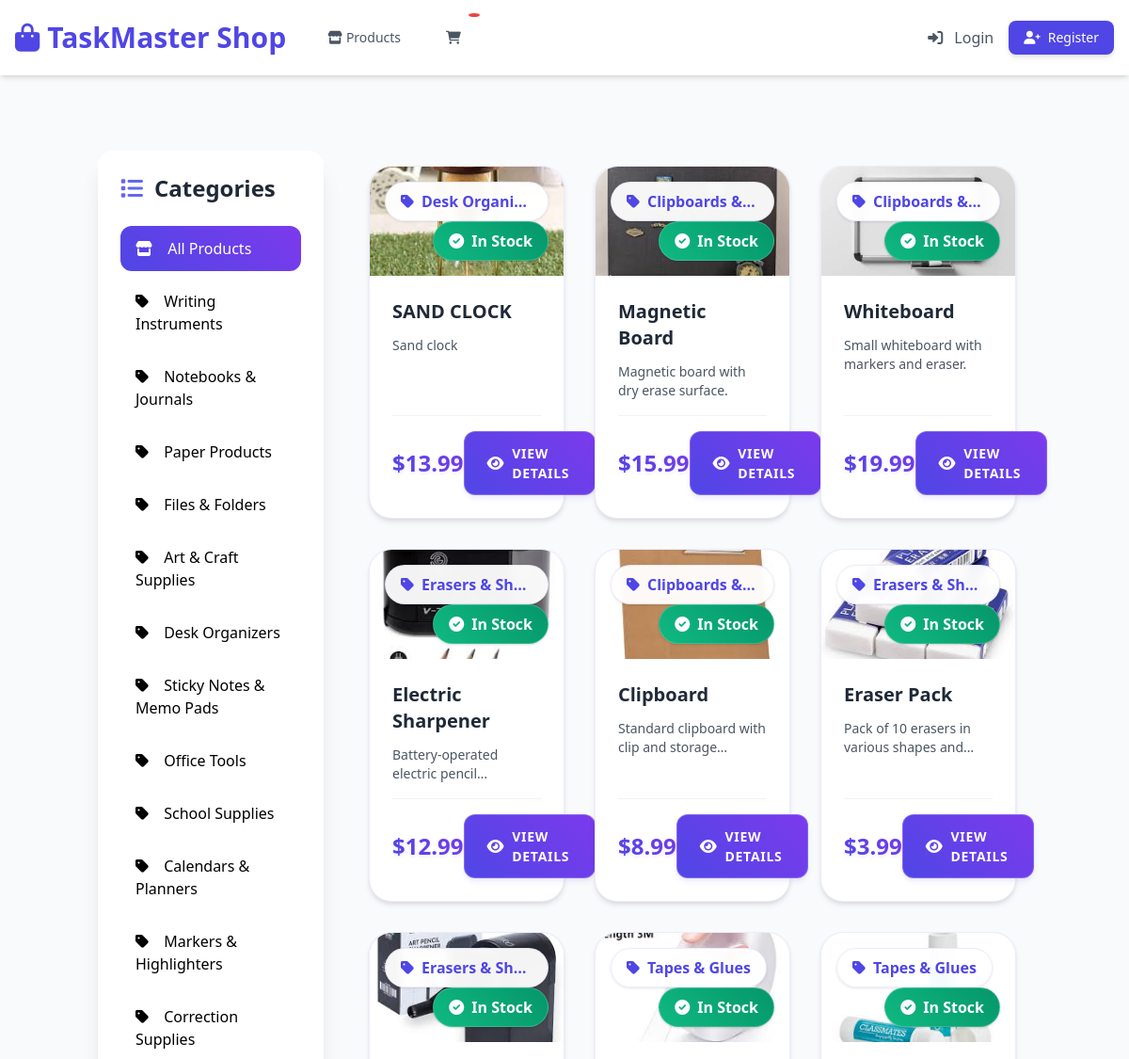
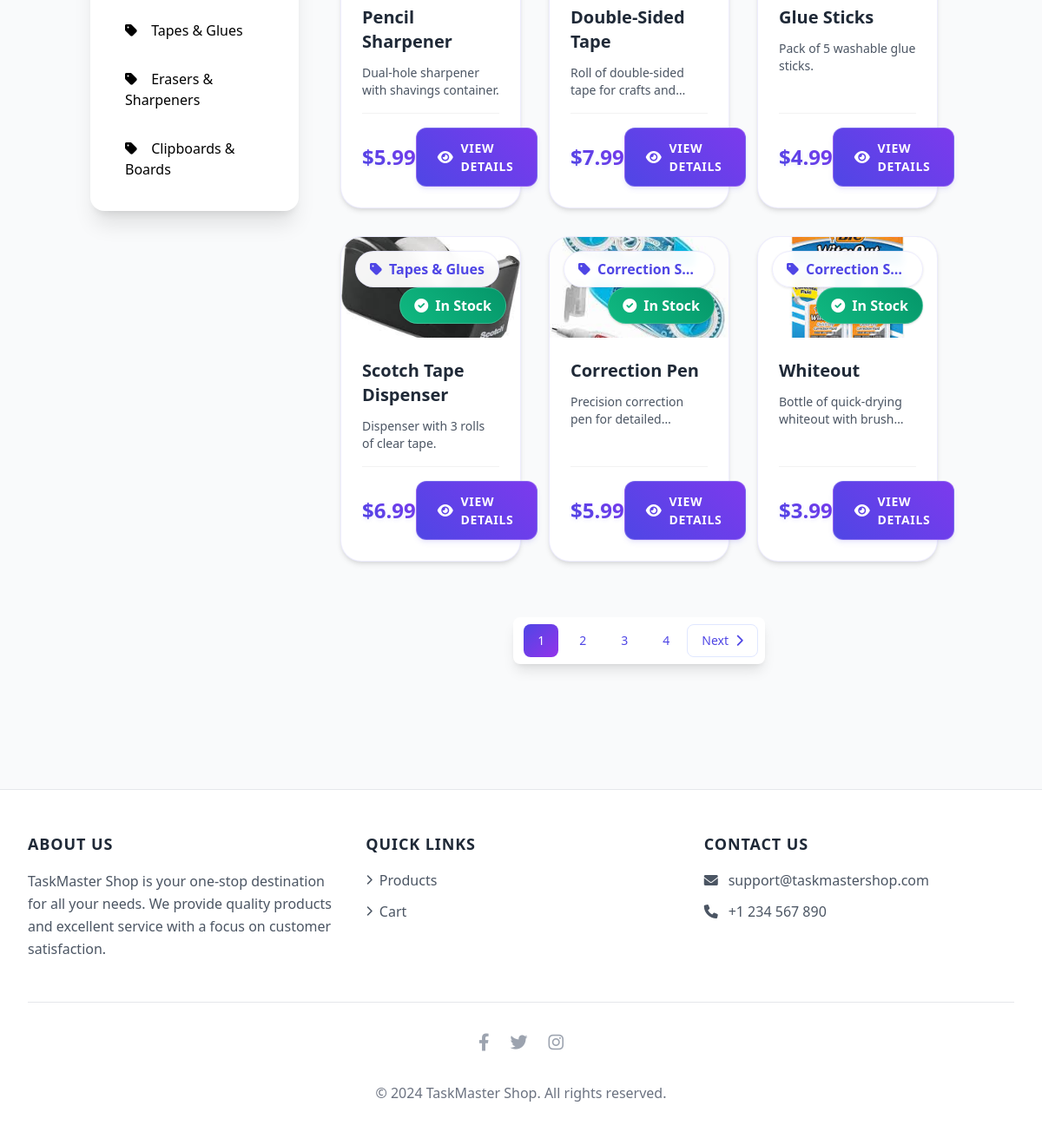
The app's page /shop/ with its own data (2 pictures, top to bottom).
### shop/models.py (models this page shows, shortened)
class Category(models.Model):
    name = models.CharField(max_length=100)
    slug = models.SlugField(unique=True)
    description = models.TextField(blank=True)
    is_active = models.BooleanField(default=True)
    created_at = models.DateTimeField(auto_now_add=True)
    updated_at = models.DateTimeField(auto_now=True)
    class Meta:
        verbose_name_plural = 'Categories'
    def get_absolute_url(self):
        return reverse('shop:product_list_by_category', args=[self.slug])

class Product(models.Model):
    name = models.CharField(max_length=100)
    slug = models.SlugField(unique=True)
    category = models.ForeignKey(Category, on_delete=models.CASCADE, related_name='products')
    description = models.TextField(blank=True)
    price = models.DecimalField(max_digits=10, decimal_places=2)
    image = models.ImageField(upload_to='products/', blank=True)
    stock = models.PositiveIntegerField(default=0)
    is_active = models.BooleanField(default=True)
    created_at = models.DateTimeField(auto_now_add=True)
    updated_at = models.DateTimeField(auto_now=True)
    class Meta:
        ordering = ['-created_at']
    def get_absolute_url(self):
        return reverse('shop:product_detail', args=[self.slug])

### shop/views.py (the view)
# urls.py: path('', views.ProductListView.as_view(), name='product_list'),
class ProductListView(ListView):
    model = Product
    template_name = 'shop/product_list.html'
    context_object_name = 'products'
    paginate_by = 12
    def get_queryset(self):
        queryset = Product.objects.filter(is_active=True)
        category_slug = self.kwargs.get('category_slug')
        if category_slug:
            self.category = get_object_or_404(Category, slug=category_slug)
            queryset = queryset.filter(category=self.category)
        else:
            self.category = None
        return queryset
    def get_context_data(self, **kwargs):
        context = super().get_context_data(**kwargs)
        context['categories'] = Category.objects.all()
        context['category'] = self.category
        return context

### shop/templates/shop/product_list.html (shortened to what this page needs)
{% extends "shop/shop_base.html" %}
{% load static %}
{% block shop_content %}
<div class="grid grid-cols-1 sm:grid-cols-2 lg:grid-cols-3 gap-8 p-4 max-w-7xl mx-auto">
    {% for product in products %}
    <div class="product-card group">
        <div class="product-image-container">
            <span class="category-badge" title="{{ product.category.name }}">
                <i class="fas fa-tag mr-2"></i>{{ product.category.name }}
            </span>
            {% if product.stock > 0 %}
            <span class="stock-badge in-stock">
                <i class="fas fa-check-circle mr-2"></i>In Stock
            </span>
            {% else %}
            <span class="stock-badge out-of-stock">
                <i class="fas fa-times-circle mr-2"></i>Out of Stock
            </span>
            {% endif %}
        </div>
        <div class="product-content">
            <h3 class="text-xl font-bold text-gray-800 mb-3 group-hover:text-indigo-600 transition-colors">
                {{ product.name }}
            </h3>
            <p class="text-gray-600 text-sm mb-4 line-clamp-2">{{ product.description|truncatewords:20 }}</p>
            <div class="product-footer">
                <div class="flex justify-between items-center">
                    <span class="text-2xl font-bold price-tag">${{ product.price }}</span>
                    <a href="{{ product.get_absolute_url }}"
                       class="view-details-btn text-white font-medium">
                        <i class="fas fa-eye"></i>View Details
                    </a>
                </div>
            </div>
        </div>
    </div>
    {% endfor %}
</div>
{% if is_paginated %}
<div class="mt-12 flex justify-center">
    <nav class="relative z-0 inline-flex rounded-lg shadow-lg bg-white p-2" aria-label="Pagination">
        {% for num in page_obj.paginator.page_range %}
        <a href="?page={{ num }}"
           class="pagination-btn relative inline-flex items-center px-4 py-2 mx-1 rounded-lg text-sm font-medium
                  {% if page_obj.number == num %}bg-gradient-to-br from-indigo-600 to-purple-600 text-white
                  {% else %}text-indigo-600 hover:bg-indigo-50{% endif %}">
            {{ num }}
        </a>
        {% endfor %}
        {% if page_obj.has_next %}
        <a href="?page={{ page_obj.next_page_number }}"
           class="pagination-btn relative inline-flex items-center px-4 py-2 rounded-lg border border-indigo-100 text-sm font-medium text-indigo-600 hover:bg-indigo-50">
            Next <i class="fas fa-chevron-right ml-2"></i>
        </a>
        {% endif %}
    </nav>
</div>
{% endif %}
{% endblock %}

### shop/templates/shop/shop_base.html (shortened to what this page needs)
{% extends "base.html" %}
{% load static %}
{% block content %}
<div class="container mx-auto px-4 py-12">
    <div class="flex flex-col md:flex-row space-y-8 md:space-y-0 md:space-x-8">
        <div class="w-full md:w-1/4">
            <div class="sidebar-card bg-white rounded-2xl shadow-xl p-6 sticky top-8">
                <h2 class="text-2xl font-bold mb-6 text-gray-800 flex items-center">
                    <i class="fas fa-list mr-3 text-indigo-500"></i>
                    Categories
                </h2>
                <ul class="space-y-2">
                    <li>
                        <a href="{% url 'shop:product_list' %}"
                           class="category-link block py-3 px-4 rounded-xl hover:bg-indigo-50 {% if not category %}active{% endif %}">
                            <i class="fas fa-store mr-3"></i>
                            All Products
                        </a>
                    </li>
                    {% for c in categories %}
                    <li>
                        <a href="{{ c.get_absolute_url }}"
                           class="category-link block py-3 px-4 rounded-xl hover:bg-indigo-50 {% if category.slug == c.slug %}active{% endif %}">
                            <i class="fas fa-tag mr-3"></i>
                            {{ c.name }}
                        </a>
                    </li>
                    {% endfor %}
                </ul>
            </div>
        </div>
        <div class="w-full md:w-3/4">
            {% block shop_content %}
            {% endblock %}
        </div>
    </div>
</div>
{% endblock %}

### shop/templates/shop/shop_base.html (style rules this page uses)
.category-link { transition: all 0.3s ease; }
.category-link.active { background: linear-gradient(45deg, #4f46e5, #7c3aed); color: white; }
.sidebar-card { transition: all 0.3s ease; }

### shop/templates/shop/product_list.html (style rules this page uses)
.product-card { transition: all 0.3s cubic-bezier(0.4, 0, 0.2, 1); transform: translateY(0); background: white; border-radius: 1.5rem; box-shadow: 0 4px 6px -1px rgba(0, 0, 0, 0.1), 0 2px 4px -1px rgba(0, 0, 0, 0.06); width: 100%; max-width: 420px; margin: 0 auto; display: flex; flex-direction: column; border: 1px solid rgba(79, 70, 229, 0.1); }
.product-image-container { position: relative; overflow: hidden; border-radius: 1.5rem 1.5rem 0 0; width: 100%; aspect-ratio: 16/9; background: linear-gradient(45deg, #f3f4f6, #e5e7eb); }
.price-tag { background: linear-gradient(45deg, #4f46e5, #7c3aed); -webkit-background-clip: text; -webkit-text-fill-color: transparent; text-shadow: 0 2px 4px rgba(79, 70, 229, 0.1); font-weight: 700; }
.view-details-btn { background: linear-gradient(45deg, #4f46e5, #7c3aed); transition: all 0.3s cubic-bezier(0.4, 0, 0.2, 1); box-shadow: 0 4px 6px -1px rgba(79, 70, 229, 0.1), 0 2px 4px -1px rgba(79, 70, 229, 0.06); display: inline-flex; align-items: center; justify-content: center; padding: 0.75rem 1.5rem; border-radius: 0.75rem; font-weight: 600; text-transform: uppercase; letter-spacing: 0.05em; font-size: 0.875rem; min-width: 140px; border: 1px solid rgba(255, 255, 255, 0.2); }
.view-details-btn i { margin-right: 0.5rem; font-size: 1rem; }
.stock-badge { position: absolute; bottom: 1rem; right: 1rem; padding: 0.5rem 1rem; border-radius: 9999px; font-weight: 600; box-shadow: 0 1px 3px 0 rgba(0, 0, 0, 0.1), 0 1px 2px 0 rgba(0, 0, 0, 0.06); z-index: 10; border: 1px solid rgba(255, 255, 255, 0.2); }
.in-stock { background: linear-gradient(45deg, #10b981, #059669); color: white; }
.category-badge { position: absolute; top: 1rem; left: 1rem; padding: 0.5rem 1rem; border-radius: 9999px; background: rgba(255, 255, 255, 0.95); -webkit-backdrop-filter: blur(4px); backdrop-filter: blur(4px); font-weight: 600; color: #4f46e5; box-shadow: 0 1px 3px 0 rgba(0, 0, 0, 0.1); z-index: 10; max-width: calc(100% - 2rem); white-space: nowrap; overflow: hidden; text-overflow: ellipsis; border: 1px solid rgba(79, 70, 229, 0.1); }
.pagination-btn { transition: all 0.3s cubic-bezier(0.4, 0, 0.2, 1); }
.product-content { flex: 1; display: flex; flex-direction: column; padding: 1.5rem; }
.product-footer { margin-top: auto; padding-top: 1rem; border-top: 1px solid rgba(0, 0, 0, 0.05); }

### records on screen
Category: name "Writing Instruments"
Category: name "Notebooks & Journals"
Category: name "Paper Products"
Category: name "Files & Folders"
Category: name "Art & Craft Supplies"
Category: name "Desk Organizers"
Category: name "Sticky Notes & Memo Pads"
Category: name "Office Tools"
Category: name "School Supplies"
Category: name "Calendars & Planners"
Category: name "Markers & Highlighters"
Category: name "Correction Supplies"
Category: name "Tapes & Glues"
Category: name "Erasers & Sharpeners"
Category: name "Clipboards & Boards"
Product: category.name "Desk Organi…", stock "In Stock", name "SAND CLOCK", description "Sand clock", price "13.99"
Product: category.name "Clipboards &…", stock "In Stock", name "Magnetic Board", description "Magnetic board with dry erase surface.", price "15.99"
Product: category.name "Clipboards &…", stock "In Stock", name "Whiteboard", description "Small whiteboard with markers and eraser.", price "19.99"
Product: category.name "Erasers & Sh…", stock "In Stock", name "Electric Sharpener", description "Battery-operated electric…", price "12.99"
Product: category.name "Clipboards &…", stock "In Stock", name "Clipboard", description "Standard clipboard with clip and…", price "8.99"
Product: category.name "Erasers & Sh…", stock "In Stock", name "Eraser Pack", description "Pack of 10 erasers in various shapes…", price "3.99"
Product: category.name "Erasers & Sh…", stock "In Stock", name "Pencil Sharpener", description "Dual-hole sharpener with shavings container.", price "5.99"
Product: category.name "Tapes & Glues", stock "In Stock", name "Double-Sided Tape", description "Roll of double-sided tape for crafts…", price "7.99"
Product: category.name "Tapes & Glues", stock "In Stock", name "Glue Sticks", description "Pack of 5 washable glue sticks.", price "4.99"
Product: category.name "Tapes & Glues", stock "In Stock", name "Scotch Tape Dispenser", description "Dispenser with 3 rolls of clear tape.", price "6.99"
Product: category.name "Correction S…", stock "In Stock", name "Correction Pen", description "Precision correction pen for…", price "5.99"
Product: category.name "Correction S…", stock "In Stock", name "Whiteout", description "Bottle of quick-drying whiteout with…", price "3.99"

### other values on screen
{{ num }} "1" "2" "3" "4"
